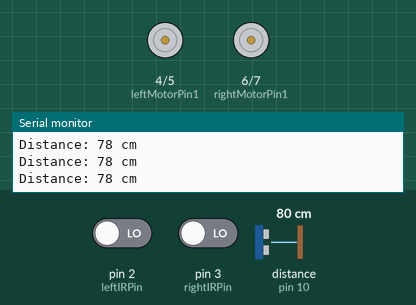
Recording of a sketch running on a simulated Arduino Uno, built with avr-gcc and run on an emulated ATmega328P. Parts: motor-driver pin pairs drawn as motors (green arrow = first pin HIGH = forward, orange = second pin HIGH = backward, longer = more drive), the last lines printed to the serial monitor. Wiring (inferred from the names in the program): ultrasonic range finder: trigger pin 9; echo pin 10. Inputs (shaded band) come from the test bench; at power-on: distance to the obstacle (sensor on pin 10) 80 cm, pin 2 (leftIRPin) LOW, pin 3 (rightIRPin) LOW. The echo pulse lasts 58.3 µs per cm.

Above: at 1.2 s.
1.3 s: distance to the obstacle (sensor on pin 10) set to 13 cm
2.8 s: distance to the obstacle (sensor on pin 10) set to 10 cm
At 2.9 s:
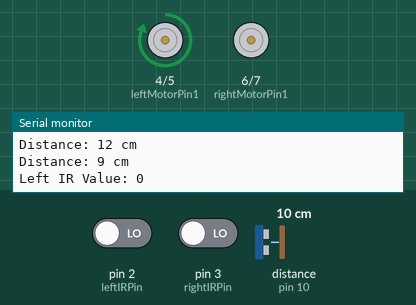
5.8 s: distance to the obstacle (sensor on pin 10) set to 7 cm
8.8 s: distance to the obstacle (sensor on pin 10) set to 4 cm
At 9.8 s:
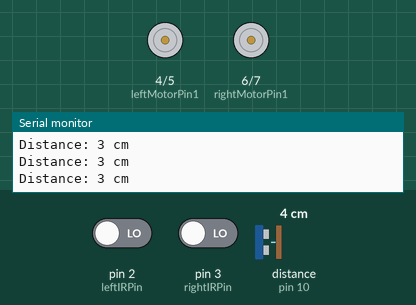
11.8 s: distance to the obstacle (sensor on pin 10) set to 9 cm
At 12.02 s:
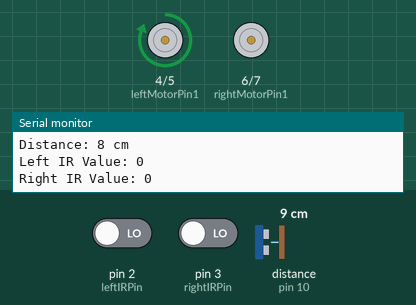
Timing chart, 0 to 14.8 s (numbered marks = the images above; inputs shaded):
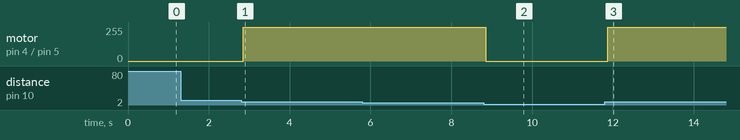

Measured:
- the behaviour switches between 12 and 11 cm on distance to the obstacle (sensor on pin 10) (found by bisection; images 0 and 1)
- the behaviour switches between 6 and 5 cm on distance to the obstacle (sensor on pin 10) (found by bisection; images 1 and 2)
- after the input at 2.8 s, motor on pin 4 (leftMotorPin1) / pin 5 (leftMotorPin2): stopped → forward 255/255 after 0.06 s
- after the input at 8.8 s, motor on pin 4 (leftMotorPin1) / pin 5 (leftMotorPin2): forward 255/255 → stopped after 0.05 s
- after the input at 11.8 s, motor on pin 4 (leftMotorPin1) / pin 5 (leftMotorPin2): stopped → forward 255/255 after 0.07 s

The sketch:

smart_cart.ino
```cpp
// Define pins
const int trigPin = 9;
const int echoPin = 10;
// Define pins
const int leftIRPin = 2;   // Digital pin for left IR sensor
const int rightIRPin = 3;  // Digital pin for right IR sensor
const int leftMotorPin1 = 4;
const int leftMotorPin2 = 5;
const int rightMotorPin1 = 6;
const int rightMotorPin2 = 7;
// Define variables
long duration;
int distance;
void setup() {
// Initialize serial communication
Serial.begin(9600);
// Set the trigPin as an OUTPUT
pinMode(trigPin, OUTPUT);
// Set the echoPin as an INPUT
pinMode(echoPin, INPUT);
// Set the motor control pins as OUTPUT
pinMode(leftMotorPin1, OUTPUT);
pinMode(leftMotorPin2, OUTPUT);
pinMode(rightMotorPin1, OUTPUT);
pinMode(rightMotorPin2, OUTPUT);
// Set IR sensor pins as INPUT
pinMode(leftIRPin, INPUT);
pinMode(rightIRPin, INPUT);
// Set motor control pins as OUTPUT
pinMode(leftMotorPin1, OUTPUT);
pinMode(leftMotorPin2, OUTPUT);
pinMode(rightMotorPin1, OUTPUT);
pinMode(rightMotorPin2, OUTPUT);
}
void loop() {
// Clear the trigPin
digitalWrite(trigPin, LOW);
delayMicroseconds(2);
// Set the trigPin HIGH for 10 microseconds
digitalWrite(trigPin, HIGH);
delayMicroseconds(10);
digitalWrite(trigPin, LOW);
// Read the echoPin, calculate the distance in centimeters
duration = pulseIn(echoPin, HIGH);
distance = duration * 0.034 / 2;
// Print the distance on the serial monitor
Serial.print("Distance: ");
Serial.print(distance);
Serial.println(" cm");
// Check if the distance is within the specified range
if (distance >= 5 && distance <= 10) {
// If the distance is within the range, run the line follower
lineFollower();
}
else {
// If the distance is not within the range, stop the motors
stopMotors();
}
// Delay before the next reading
}
void lineFollower() {
// Write your line follower logic here
// Read IR sensor values
int leftIRValue = digitalRead(leftIRPin);
int rightIRValue = digitalRead(rightIRPin);
// Print sensor values (for debugging)
Serial.print("Left IR Value: ");
Serial.println(leftIRValue);
Serial.print("Right IR Value: ");
Serial.println(rightIRValue);
// Check sensor readings and control motors accordingly
if (leftIRValue == HIGH && rightIRValue == HIGH) {
// Both sensors detect the line, move forward
moveForward();
} else if (leftIRValue == HIGH && rightIRValue == LOW) {
// Only left sensor detects the line, turn right
turnRight();
} else if (leftIRValue == LOW && rightIRValue == HIGH) {
// Only right sensor detects the line, turn left
turnLeft();
}
else {
// Both sensors do not detect the line, stop
turnLeft();
delay(100);
turnRight();
}
}
void moveForward() {
digitalWrite(leftMotorPin1, HIGH);
digitalWrite(leftMotorPin2, LOW);
digitalWrite(rightMotorPin1, HIGH);
digitalWrite(rightMotorPin2, LOW);
}
void turnLeft() {
digitalWrite(leftMotorPin1, HIGH);
digitalWrite(leftMotorPin2, LOW);
digitalWrite(rightMotorPin1, LOW);
digitalWrite(rightMotorPin2, LOW);
}
void turnRight() {
digitalWrite(leftMotorPin1, LOW);
digitalWrite(leftMotorPin2, LOW);
digitalWrite(rightMotorPin1, HIGH);
digitalWrite(rightMotorPin2, LOW);
}
void stopMotors() {
digitalWrite(leftMotorPin1, LOW);
digitalWrite(leftMotorPin2, LOW);
digitalWrite(rightMotorPin1, LOW);
digitalWrite(rightMotorPin2, LOW);
}
```
